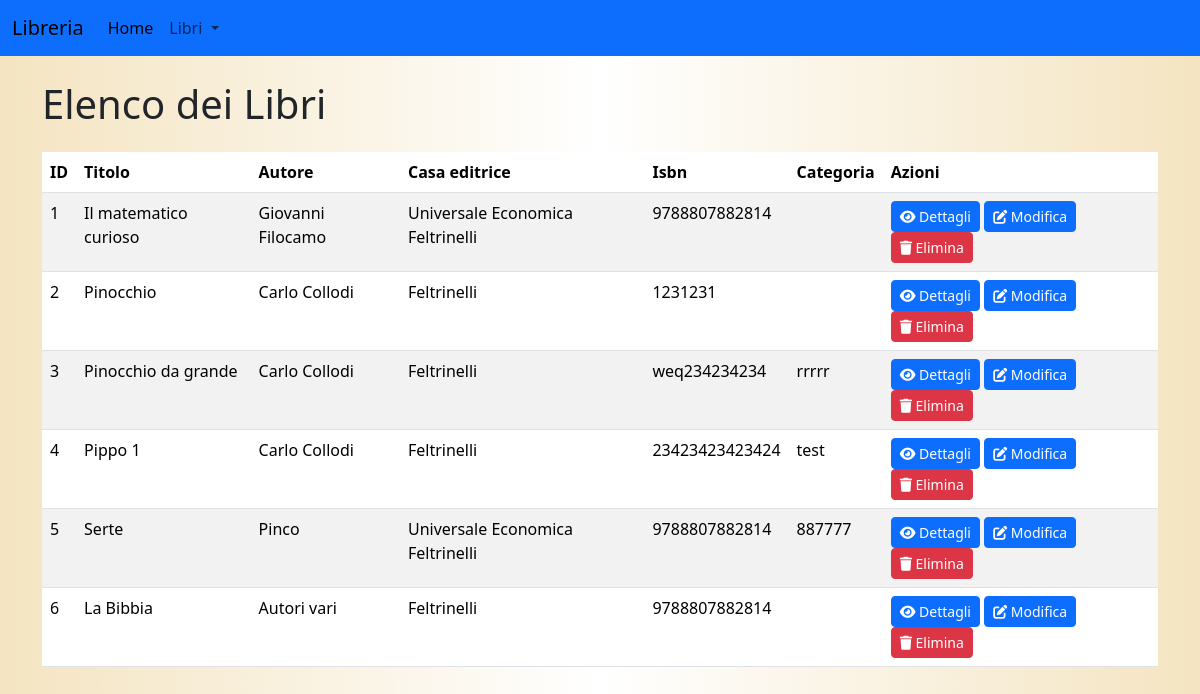
The page /api/libri on the database as committed earlier.
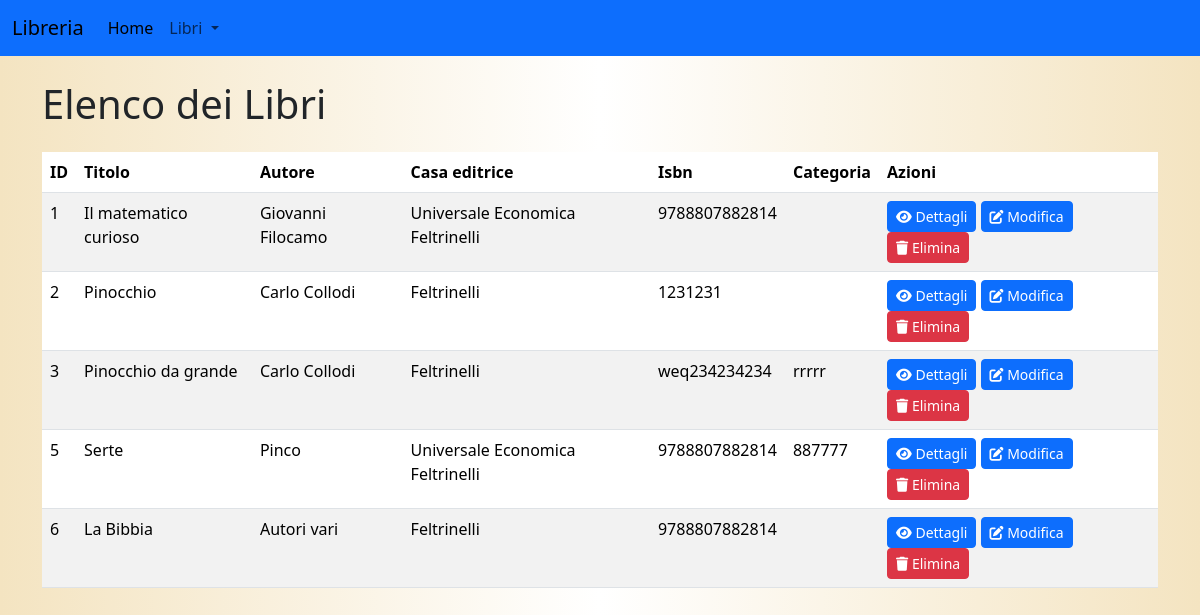
The same page on the database as committed later.
### models/libri.py (models this page shows, shortened)
class Libri(db.Model):
    __tablename__ = "libri"
    id = db.Column(db.Integer, primary_key=True)
    titolo = db.Column(db.String(100), nullable=False)
    autore = db.Column(db.String(50), )
    casa_editrice = db.Column(db.String(50))
    isbn = db.Column(db.String(13))
    categoria = db.Column(db.String(50))

### routes/libri.py (the view)
@libri_bp.route('/libri', methods=['GET'])
def get_libri():
    libri = get_all_libri()
    return render_template('elenco_libri.html',libri=libri)

### services/libri_service.py (called while the page is built)
def get_all_libri():
    return Libri.query.all()

### templates/elenco_libri.html
{% extends "form.html" %}
{% block content %}
<h1 class="mb-4">Elenco dei Libri</h1>
<table class="table table-striped">
    <thead>
        <tr>
            <th>ID</th>
            <th>Titolo</th>
            <th>Autore</th>
            <th>Casa editrice</th>
            <th>Isbn</th>
            <th>Categoria</th>
            <th>Azioni</th>
        </tr>
    </thead>
    <tbody>
        {% for libro in libri %}
        <tr>
            <td>{{ libro.id }}</td>
            <td>{{ libro.titolo }}</td>
            <td>{{ libro.autore }}</td>
            <td>{{ libro.casa_editrice }}</td>
            <td>{{ libro.isbn }}</td>
            <td>{{ libro.categoria }}</td>
            <td>
                <a href="/api/libro/{{ libro.id }}" class="btn btn-primary btn-sm"><i class="fa-solid fa-eye"></i>
                    Dettagli </a>
                <a href="/api/libro/{{ libro.id }}/edit" class="btn btn-primary btn-sm"><i
                        class="fa-solid fa-pen-to-square"></i> Modifica </a>
                <a href="#" class="btn btn-danger btn-sm" onclick="eliminaLibro({{ libro.id }})"><i
                        class="fa-solid fa-trash"></i> Elimina </a>
            </td>
        </tr>
        {% endfor %}
</table>
{% endblock %}

### templates/form.html (shortened to what this page needs)
<!DOCTYPE html>
<html lang="it">
<head>
    <link href="{{ url_for('static', filename='css/style.css') }}" rel="stylesheet">
    <link href="https://cdn.jsdelivr.net/npm/bootstrap@5.3.2/dist/css/bootstrap.min.css" rel="stylesheet">
    <link href="https://cdnjs.cloudflare.com/ajax/libs/font-awesome/6.5.1/css/all.min.css" rel="stylesheet">
</head>
<body>
    <nav class="navbar navbar-expand-lg">
        <div class="container-fluid">
            <a class="navbar-brand" href="#">Libreria</a>
            <div class="collapse navbar-collapse" id="navbarSupportedContent">
                <ul class="navbar-nav me-auto mb-2 mb-lg-0">
                    <li class="nav-item">
                        <a class="nav-link active" aria-current="page" href="/home">Home</a>
                    </li>
                    <li class="nav-item dropdown">
                        <a class="nav-link dropdown-toggle" href="#" role="button" data-bs-toggle="dropdown"
                            aria-expanded="false">
                            Libri
                        </a>
                    </li>
                </ul>
            </div>
        </div>
    </nav>
    <div class="container mt-4">
        {% block content %}{% endblock %}
    </div>
</body>
</html>

### static/css/style.css (style rules this page uses)
:root { --primary-color: #4CAF50; --hover-color: #45a049; --background-color: #fff; --btn-primary: #0d6efd; }
body { background: linear-gradient(to right, #f4e4c1, #fff, #f4e4c1); color: #333; font-family: 'Times New Roman', Times, serif; }
nav.navbar { background-color: var(--btn-primary); }

Rows that differ between the two databases and show on the page:
removed Libri: id "4", titolo "Pippo 1", autore "Carlo Collodi", casa_editrice "Feltrinelli", isbn "23423423423424", categoria "test"
